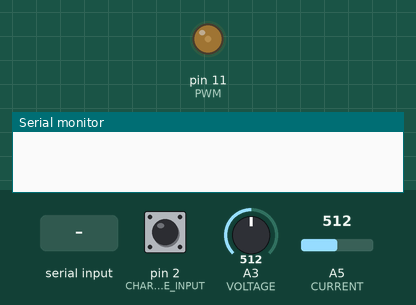
The sketch below on a simulated Arduino Uno, built with avr-gcc and run on an emulated ATmega328P. Shown: output pins drawn as LEDs (lit = HIGH), the last lines printed to the serial monitor. The inputs (shaded band) are chosen by the test bench; at power-on: A3 (VOLTAGE) = 512, pin 2 (CHARGER_TYPE_INPUT) HIGH, A5 (CURRENT) = 512.

Above: at 1.2 s.
1.3 s: "x\n" received over Serial
At 2.5 s:
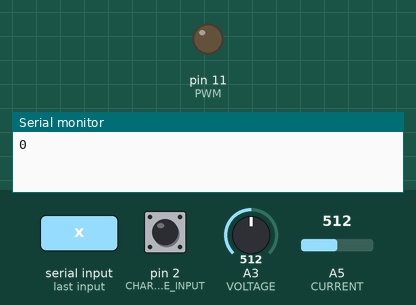
2.8 s: A3 (VOLTAGE) set to 628
4.3 s: A3 (VOLTAGE) set to 661
At 7.2 s:
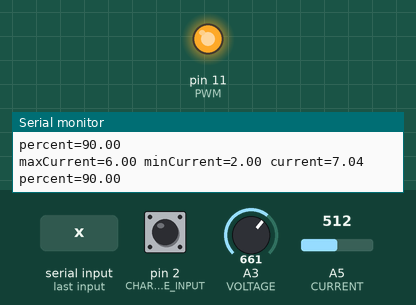
7.3 s: pin 2 (CHARGER_TYPE_INPUT) pulled LOW for 1 s
14.3 s: A3 (VOLTAGE) set to 900
Timing chart, 0 to 16.8 s (numbered marks = the images above; inputs shaded):
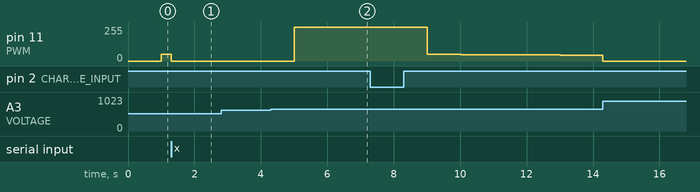

Measured:
- the behaviour switches between 643 and 644 on A3 (VOLTAGE) (found by bisection; images 1 and 2)
- after the input at 1.3 s, pin 11 (PWM): 51/255 → 0/255 at once
- after the input at 2.8 s, every drawn part: stays the same
- after the input at 4.3 s, pin 11 (PWM): 0/255 → 255/255 after 0.71 s, → 254/255 1.0 s later, → 253/255 1.0 s later

The sketch:

charger_.ino
```cpp
/*
  * Communication protocol
  * 1.  Request: "help" or "h";
  *     Response:
  * "     To start charging set type of battery.;
  *         a - get all; ({current}, {voltage}, {needed current}, {percentage}, {pwm}, {type}, {state})
  *           Battery types: 0 - None, 1 - LiIon, 2 - AGM;
  *           Charging states: 0 - charging, 1 - idle, 2 - full, 3 - error
  *         i?x - set needed current to x; (0 - 20A)
  *         h - this message;
  *         x - stop; (0 - success)
  *         r - reset; (0 - success)
  *     Codes: 1 - wrong request; 2 - wrong value; 3 - unknown error; 4 - battery full; 5 - current overflow;
  * "
  * 2.  Request: {current}; Response: {float; (0 - 25)};
  *     Request: {voltage}; Response: {float; (0 - 15)};
  *     Request: {needed current}; Response: {float; (0 - 15)};
  *     Request: {percentage}; Response: {float; (0 - 100)};
  *     Request: {pwm}; Response: {byte; (0 - 255)};
  *     Request: {type}; Response: {byte; (1 - 2)};
  *     Request: {state}; Response: {byte; (0 - 3)};
  *     Request: "i?x"; Response: {float; (0 - success)};
  *     Request: "x"; Response: {bool; (0 - success)};
  *     Request: "r"; Response: {bool; (0 - success)};
  * 3.  Code: {byte; (1)}; 1 - wrong request; 2 - wrong value; 3 - unknown error; 4 - battery full; 5 - current overflow;
  */

#include "request_processor.h"

#define CHARGER_TYPE_INPUT 2

Charger * charger = new Charger();

void setup() {
  Serial.begin(9600);
  pinMode(PWM, OUTPUT);
  pinMode(CHARGER_TYPE_INPUT, INPUT_PULLUP);
  analogReference(INTERNAL);
  charger->start();
  RequestProcessor::printHelp();
}

void loop() {
  RequestProcessor::process(charger);

  auto type = static_cast<Charger::BatteryType>(
    !digitalRead(CHARGER_TYPE_INPUT) + 1
  ); // 1 - LiIon, 2 - AGM
  if (type != charger->getType()) charger->setType(type);

  charger->run();
}
```

charger.h
```cpp
#ifndef CHARGER_H
#define CHARGER_H

#define DEBUG 0

#define PWM 11
#define CURRENT A5
#define VOLTAGE A3
#define MAX_SAFE_CURRENT 25
#define MAX_SAFE_VOLTAGE 15
#define ADJUST_INTERVAL 1000 // 1s

#define CURRENT_ERROR 0.5

#define LI_ION_DISCHARGE_VOLTAGE 9.5
#define LI_ION_MIN_VOLTAGE 12.2
#define LI_ION_MAX_VOLTAGE 12.6
#define LI_ION_FULL_CURRENT 2

#define AGM_DISCHARGE_VOLTAGE 12.5
#define AGM_MIN_VOLTAGE 13.5
#define AGM_MAX_VOLTAGE 14.0
#define AGM_FULL_CURRENT 0.5

#define LI_ION_CURRENT 12
#define AGM_CURRENT 2
#define BATTERY_MIN_CURRENT(current) current / 2

#define BATTERY_TYPE_COUNT 2

unsigned long timer = 0;

float voltageToPercent(float value, float min, float max, int maxPercent = 100) {
  if (value <= min) return 0;
  if (value >= max) return maxPercent;
  return (value - min) / (max - min) * maxPercent;
}

float currentToPercent(float value, float min, float max, int maxPercent = 100) {
  if (value <= min) return maxPercent;
  if (value >= max) return 0;
  return (max - value) / (max - min) * maxPercent;
}

class Charger {
public:
  enum BatteryType {
    None = 0,
    LiIon = 1,
    AGM = 2
  };

  enum BatteryState {
    Charging = 0,
    Idle = 1,
    Full = 2,
    Error = 3
  };

  void start() {
    reset();
  }

  void run() {
    if (state == Charger::Error) return;

    float voltage = getVoltage();
    float current = getCurrent();

    if (abs(current) > MAX_SAFE_CURRENT) {
      error("Max safe current exceeded");
    }

    if (voltage > MAX_SAFE_VOLTAGE) {
      error("Max safe voltage exceeded");
    }

    if (voltage > maxVoltageBreakpoint() && abs(current) < 0.1) {
      setBatteryIsFull();
    }

    if (state == Charger::Full) return;

    if (millis() - timer > ADJUST_INTERVAL) {
      timer = millis();
      adjustState(current);
      adjustPercentage(voltage, current);
      adjustPM(voltage, current);
      if (DEBUG)
        Serial.println(
          "PWM=" + (String)pwm + "\n" +
          "Voltage: " + (String)voltage + " " +
          "Current: " + (String)current
        );
    }
  }

  boolean setType(BatteryType type) {
    if (type != LiIon && type != AGM) return false;
    this->type = type;
    this->neededCurrent = type == LiIon ? LI_ION_CURRENT : AGM_CURRENT;
    this->pwm = 50;
    this->state = Charging;
    if (DEBUG)
      Serial.println("Battery type changed to " + strBatteryType[type]);
    return true;
  }

  boolean setNeededCurrent(float current) {
    if (current < 0 || current > 20) return false;
    this->neededCurrent = current;
    return true;
  }

  float getCurrent() {
    int current = analogRead(CURRENT);
    return (current - 432)  * 0.088;
  }

  float getVoltage() {
    int voltage = analogRead(VOLTAGE);
    return voltage * 0.0195669;
  }

  float getNeededCurrent() {
    return this->neededCurrent;
  }

  String getStringData(String separator = ",") {
    return  (String)getCurrent() + separator +
            (String)getVoltage() + separator +
            (String)(getVoltage() > minVoltageBreakpoint()
              ? BATTERY_MIN_CURRENT(neededCurrent)
              : neededCurrent) + separator +
            (String)percent + separator +
            (String)pwm + separator +
            (String)type + separator +
            (String)state;
  }

  BatteryType getType() {
    return this->type;
  }

  byte getPWM() {
    return this->pwm;
  }

  void setBatteryIsFull() {
    stop(); // sets state to Idle
    this->state = Full;
  }

  BatteryState getState() {
    return this->state;
  }

  void error(String message) {
    stop(message);
    this->state = Error;
  }

  void adjustPM(float voltage, float current) {
    if (this->type == None) return;

    if (voltage >= maxVoltageBreakpoint()) {
      analogWrite(PWM, --pwm);
      reachedMaxVoltage = true;
      if (DEBUG)
        Serial.println("Reached max voltage. PWM=" + (String)pwm);
      return;
    }

    if (reachedMaxVoltage) return;

    byte adjustCurrentTo = 0;
    current = abs(current);

    if (voltage < minVoltageBreakpoint()) {
      adjustCurrentTo = this->neededCurrent;
    } else if (voltage < maxVoltageBreakpoint()) {
      adjustCurrentTo = BATTERY_MIN_CURRENT(this->neededCurrent);
    }

    if (current - adjustCurrentTo > CURRENT_ERROR && pwm > 0) pwm--;
    else if (adjustCurrentTo - current > CURRENT_ERROR && pwm < 255) pwm++;

    analogWrite(PWM, pwm);
  }

  void adjustState(float current) {
    if (current > 0.2) {
      this->state = Charging;
    } else {
      this->state = Idle;
    }
  }

  boolean reset() {
    this->pwm = 0;
    this->type = None;
    this->neededCurrent = 0;
    this->reachedMaxVoltage = false;
    this->state = Idle;
    analogWrite(PWM, 0);
    if (DEBUG) Serial.println("Charger started.");
    return true;
  }

  boolean stop(String message = "") {
    analogWrite(PWM, 0);
    if (message != "" && DEBUG) Serial.println(message);
    this->neededCurrent = 0;
    this->pwm = 0;
    return true;
  }

private:
  void adjustPercentage(float voltage, float current) {
    if (this->state != Charging) return;
    if (reachedMaxVoltage) {
      const float maxCurrent = this->type == LiIon
        ? BATTERY_MIN_CURRENT(LI_ION_CURRENT)
        : BATTERY_MIN_CURRENT(AGM_CURRENT);
      const float minCurrent = this->type == LiIon ? LI_ION_FULL_CURRENT : AGM_FULL_CURRENT;
      Serial.println("maxCurrent=" + (String)maxCurrent + " minCurrent=" + (String)minCurrent + " current=" + (String)current);
      this->percent = 90 + currentToPercent(current, minCurrent, maxCurrent, 10);
      Serial.println("percent=" + (String)percent);
      if (this->percent == 100) setBatteryIsFull();
      return;
    }
    if (voltage > minVoltageBreakpoint() && voltage < maxVoltageBreakpoint()) {
      this->percent = 80 + voltageToPercent(voltage, minVoltageBreakpoint(), maxVoltageBreakpoint(), 10);
    } else if (voltage > dischargeVoltageBreakpoint() && voltage < minVoltageBreakpoint()) {
      this->percent = voltageToPercent(voltage, dischargeVoltageBreakpoint(), minVoltageBreakpoint(), 80);
    }
  }

  float dischargeVoltageBreakpoint() {
    return this->type == LiIon ? LI_ION_DISCHARGE_VOLTAGE : AGM_DISCHARGE_VOLTAGE;
  }

  float maxVoltageBreakpoint() {
    return this->type == LiIon ? LI_ION_MAX_VOLTAGE : AGM_MAX_VOLTAGE;
  }

  float minVoltageBreakpoint() {
    return this->type == LiIon ? LI_ION_MIN_VOLTAGE : AGM_MIN_VOLTAGE;
  }

  byte pwm = 80;
  BatteryType type = BatteryType::None;
  float neededCurrent = 0;
  bool reachedMaxVoltage = false;
  const String strBatteryType[BATTERY_TYPE_COUNT + 1] = {"None", "LiIon", "AGM"};
  BatteryState state = Idle;
  float percent = 0;
};

#endif
```

request_processor.h
```cpp
#ifndef REQUEST_PROCESSOR_H
#define REQUEST_PROCESSOR_H

#include "charger.h"
const char HelpMessage[] PROGMEM  = "To start charging set type of battery. \n\
  a - get all; ({current}, {voltage}, {needed current}, {percentage}, {pwm}, {type}, {state}) \n\
    Battery types: 0 - None, 1 - LiIon, 2 - AGM; \n\
    Charging states: 0 - charging, 1 - idle, 2 - full, 3 - error \n\
  i?x - set needed current to x; (0 - 20A) \n\
  h or help - this message; \n\
  x - stop; (0 - success) \n\
  r - reset; (0 - success) \n\
  Codes: 1 - wrong request; 2 - wrong value; 3 - unknown error; 4 - battery full; 5 - current overflow; ";

String quickStringRead(int timeout = 20) {
  String input = "";
  char c;
  unsigned long timer = millis();
  while (millis() - timer < timeout) {
    if (Serial.available()) {
      c = Serial.read();
      if (c == '\n') break;
      if (c >= 0) input += c;
      timer = millis();
    }
  }
  return input;
}


class RequestProcessor {
public:
  enum Response {
    Success = 0,
    WrongRequest = 1,
    WrongValue = 2,
    UnknownError = 3,
    BatteryFull = 4,
    CurrentOverflow = 5
  };

  static void process(Charger *charger) {
    if (!Serial.available()) return;
    String request = quickStringRead();
    if (request == "")  return;
    processRequest(request, charger);
  }

  static void printHelp() {
    if (!DEBUG) return;
    char *buffer = (char *)malloc(sizeof(HelpMessage));
    if (buffer == NULL) return;
    strcpy_P(buffer, HelpMessage);
    Serial.println(buffer);
    free(buffer);
  }

private:
  static void processRequest(String input, Charger *charger) {
    input.trim();
    if (input == "help" || input == "h") printHelp();
    else if (input.indexOf('?') == -1 && input.length() == 1) {
      printResponse(input.charAt(0), charger);
    } else if (input.indexOf('?') == 1 && input.length() >= 3) {
      char request = input.charAt(0);
      float value = input.substring(2).toFloat();
      switch (request) {
        case 'i':
          Serial.println(charger->setNeededCurrent(value)
            ? Response::Success
            : Response::WrongValue
          );
          break;
        default:
          Serial.println(Response::WrongRequest);
      }
    } else {
      Serial.println(Response::WrongRequest);
    }
  }

  static String getResponse(char request, Charger *charger) {
    switch (request) {
      case 'a': // get all data (comma separated)
        return (String)charger->getStringData(",");
      case 'x':
        return (String)(charger->stop() ? Response::Success : Response::UnknownError);
      case 'r':
        return (String)(charger->reset() ? Response::Success : Response::UnknownError);
      default:
        return (String)Response::WrongRequest;
    }
  }

  static void printResponse(char request, Charger *charger) {
    String response = getResponse(request, charger);
    if (response.length() > 0) Serial.println(response);
  }
};

#endif
```
